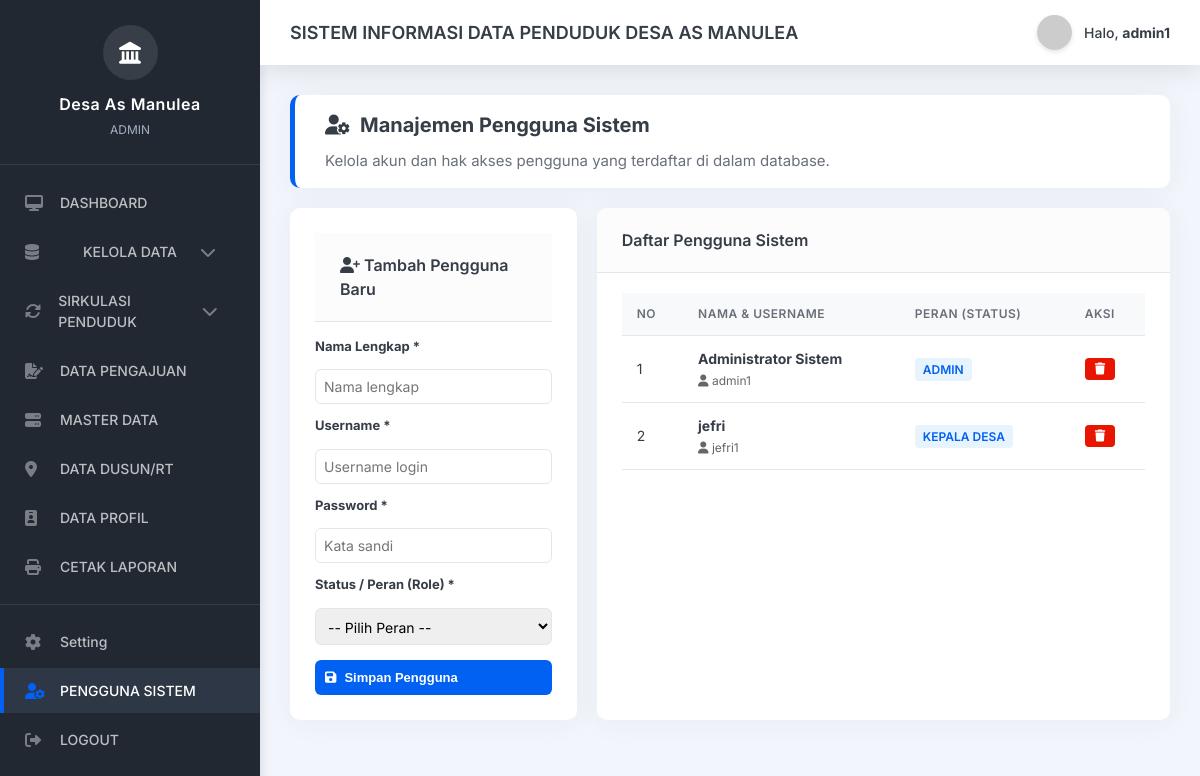
Screenshot of /admin/pengguna.php (signed in) with the database file from the repository.
### tables this page shows
CREATE TABLE `tabel_pengguna` (
  `username` varchar(20) NOT NULL,
  `nama_pengguna` varchar(50) DEFAULT NULL,
  `password` varchar(50) DEFAULT NULL,
  `status_pengguna` varchar(60) DEFAULT NULL
);

### admin/pengguna.php (the view, shortened to what this page needs)
<?php
include '../backend/koneksi.php';
?>
<!DOCTYPE html>
<html lang="id">
<head>
    <link rel="stylesheet" href="https://cdnjs.cloudflare.com/ajax/libs/font-awesome/6.4.0/css/all.min.css">
    <link rel="stylesheet" href="dashboard.css">
</head>
<body>
    <div class="layout-container">
        <div class="sidebar">
            <div class="sidebar-header">
                <div class="logo"><i class="fas fa-landmark"></i></div>
                <h2>Desa As Manulea</h2>
                <p>ADMIN</p>
            </div>
            <ul class="nav-menu">
                <li><a href="dashboard.php"><i class="fas fa-desktop"></i> <span>DASHBOARD</span></a></li>
                <li class="has-submenu">
                    <a href="#" class="submenu-toggle"><i class="fas fa-database"></i> <span>KELOLA DATA</span> <i class="fas fa-chevron-down toggle-icon"></i></a>
                </li>
                <li class="has-submenu">
                    <a href="#" class="submenu-toggle"><i class="fas fa-sync-alt"></i> <span>SIRKULASI PENDUDUK</span> <i class="fas fa-chevron-down toggle-icon"></i></a>
                </li>
                <li><a href="data_pengajuan.php"><i class="fas fa-file-signature"></i> <span>DATA PENGAJUAN</span></a></li>
                <li><a href="master_data.php"><i class="fas fa-server"></i> <span>MASTER DATA</span></a></li>
                <li><a href="data_dusun.php"><i class="fas fa-map-marker-alt"></i> <span>DATA DUSUN/RT</span></a></li>
                <li><a href="data_profil.php"><i class="fas fa-id-badge"></i> <span>DATA PROFIL</span></a></li>
                <li><a href="laporan.php"><i class="fas fa-print"></i> <span>CETAK LAPORAN</span></a></li>
                <li class="menu-divider"></li>
                <li><a href="setting.php"><i class="fas fa-cog"></i> <span>Setting</span></a></li>
                <li><a href="pengguna.php" class="active"><i class="fas fa-user-cog"></i> <span>PENGGUNA SISTEM</span></a></li>
                <li><a href="../logout.php"><i class="fas fa-sign-out-alt"></i> <span>LOGOUT</span></a></li>
            </ul>
        </div>
        <div class="main-content">
            <div class="header">
                <h1>SISTEM INFORMASI DATA PENDUDUK DESA AS MANULEA</h1>
                <div class="user-info">
                    <img src="https://ui-avatars.com/api/?name=<?php echo $_SESSION['username']; ?>&background=0061f2&color=fff" alt="Avatar">
                    <span>Halo, <strong><?php echo $_SESSION['username']; ?></strong></span>
                </div>
            </div>
            <div class="content-wrapper">
                <div class="welcome-section" style="padding: 15px 30px; margin-bottom: 20px;">
                    <h2><i class="fas fa-user-cog"></i> Manajemen Pengguna Sistem</h2>
                    <p style="margin-top:5px;">Kelola akun dan hak akses pengguna yang terdaftar di dalam database.</p>
                </div>
                <div class="user-grid">
                    <div class="card-table" style="padding: 25px; height: fit-content;">
                        <div class="card-header" style="margin-bottom: 15px;">
                            <h3><i class="fas fa-user-plus"></i> Tambah Pengguna Baru</h3>
                        </div>
                        <form action="" method="POST">
                            <div class="form-group" style="margin-bottom: 12px;">
                                <label style="font-size: 13px; font-weight: bold;">Nama Lengkap *</label>
                                <input type="text" name="nama_pengguna" class="form-control" placeholder="Nama lengkap" required style="width: 100%; padding: 8px; margin-top: 5px;">
                            </div>
                            <div class="form-group" style="margin-bottom: 12px;">
                                <label style="font-size: 13px; font-weight: bold;">Username *</label>
                                <input type="text" name="username" class="form-control" placeholder="Username login" required style="width: 100%; padding: 8px; margin-top: 5px;">
                            </div>
                            <div class="form-group" style="margin-bottom: 12px;">
                                <label style="font-size: 13px; font-weight: bold;">Password *</label>
                                <input type="text" name="password" class="form-control" placeholder="Kata sandi" required style="width: 100%; padding: 8px; margin-top: 5px;">
                            </div>
                            <div class="form-group" style="margin-bottom: 15px;">
                                <label style="font-size: 13px; font-weight: bold;">Status / Peran (Role) *</label>
                                <select name="status_pengguna" class="form-control" required style="width: 100%; padding: 8px; margin-top: 5px;">
                                    <option value="">-- Pilih Peran --</option>
                                </select>
                            </div>
                            <button type="submit" name="tambah_pengguna" class="btn btn-primary" style="width: 100%; padding: 10px; font-weight: bold; border-radius: 6px;">
                                <i class="fas fa-save"></i> Simpan Pengguna
                            </button>
                        </form>
                    </div>
                    <div class="card-table">
                        <div class="card-header">
                            <h3>Daftar Pengguna Sistem</h3>
                        </div>
                        <?php
                        $query = "SELECT * FROM tabel_pengguna ORDER BY username ASC";
                        $result = mysqli_query($koneksi, $query);
                        ?>
                        <div class="table-responsive">
                            <table class="table">
                                <thead>
                                    <tr>
                                        <th>No</th>
                                        <th>Nama & Username</th>
                                        <th>Peran (Status)</th>
                                        <th>Aksi</th>
                                    </tr>
                                </thead>
                                <tbody>
                                    <?php
                                    if($result && mysqli_num_rows($result) > 0):
                                        $no=1;
                                        while($row = mysqli_fetch_assoc($result)):
                                    ?>
                                    <tr>
                                        <td><?php echo $no++; ?></td>
                                        <td>
                                            <strong><?php echo htmlspecialchars($row['nama_pengguna']); ?></strong><br>
                                            <span style="color: #666; font-size: 12px;"><i class="fas fa-user"></i> <?php echo htmlspecialchars($row['username']); ?></span>
                                        </td>
                                        <td>
                                            <span class="badge" style="background:#e8f4fd; color:#0061f2; padding: 4px 8px; border-radius: 4px; font-size: 12px;">
                                                <?php echo htmlspecialchars($row['status_pengguna']); ?>
                                            </span>
                                        </td>
<td>
                                            <form method="POST" style="display:inline" onsubmit="return confirm('Yakin ingin menghapus pengguna <?php echo htmlspecialchars($row['username']); ?> ini?');">
                                                <button type="submit" class="btn btn-sm btn-delete"><i class="fas fa-trash"></i></button>
                                            </form>
                                        </tr>
                                    <?php
                                        endwhile;
                                    else:
                                    ?>
                                    <tr>
                                        <td colspan="4" style="text-align:center; padding: 20px;">Belum ada pengguna terdaftar di database.</td>
                                    </tr>
                                    <?php endif; ?>
                                </tbody>
                            </table>
                        </div>
                    </div>
                </div>
            </div>
        </div>
    </div>
</body>
</html>

### admin/pengguna.php (style rules this page uses)
.has-submenu > a { display: flex; justify-content: space-between; align-items: center; }
.toggle-icon { font-size: 12px; transition: transform 0.3s ease; }
.menu-divider { border-top: 1px solid rgba(255,255,255,0.1); margin: 15px 0; padding-top: 10px; }
.user-grid { display: grid; grid-template-columns: 1fr 2fr; gap: 20px; margin-top: 20px; }

### rows the page displays
tabel_pengguna: nama_pengguna "Administrator Sistem", username "admin1", status_pengguna "ADMIN"
tabel_pengguna: nama_pengguna "jefri", username "jefri1", status_pengguna "KEPALA DESA"

### other values shown
$_SESSION['username'] "admin1"
